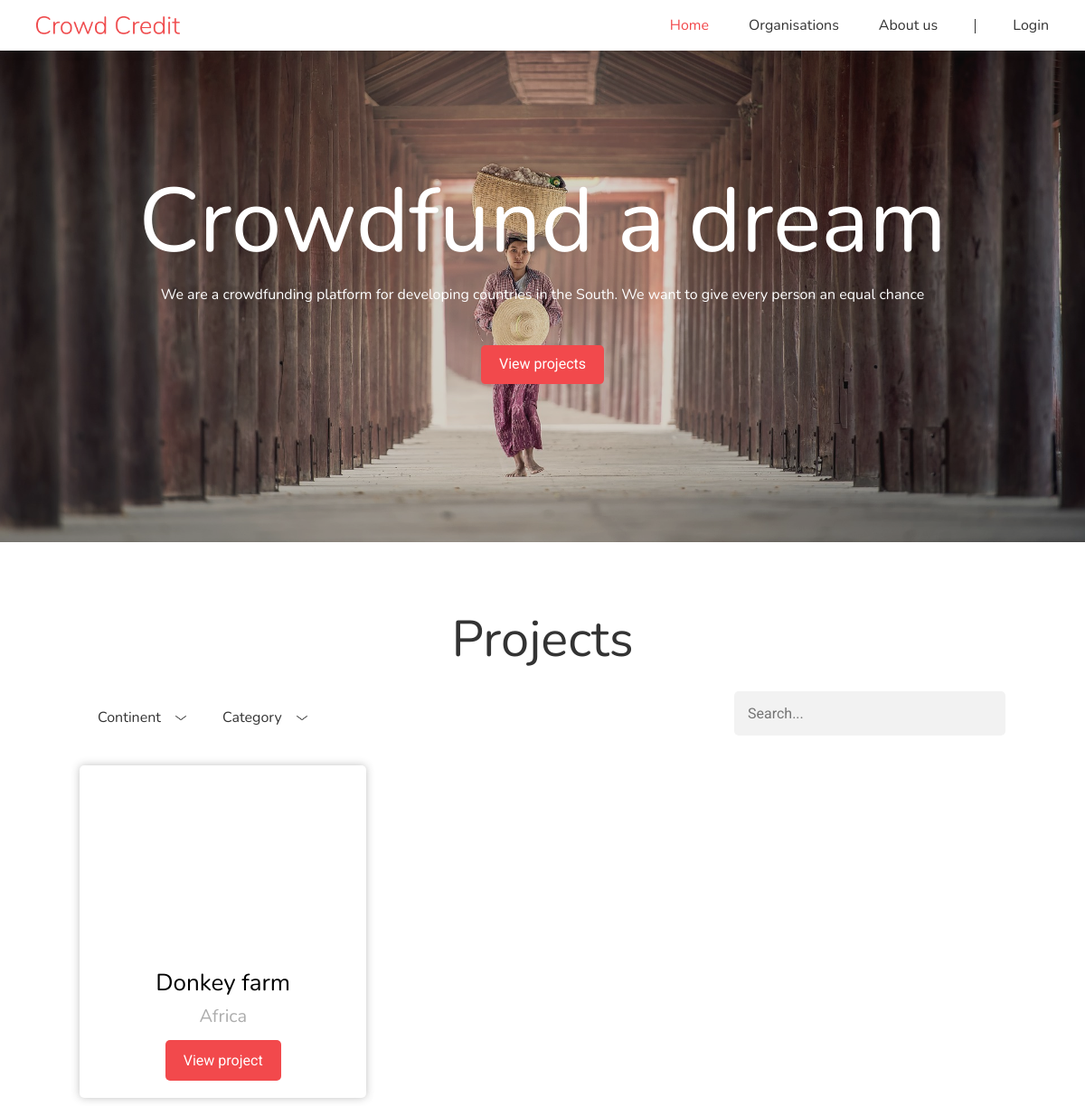
Before: / with the older database file.
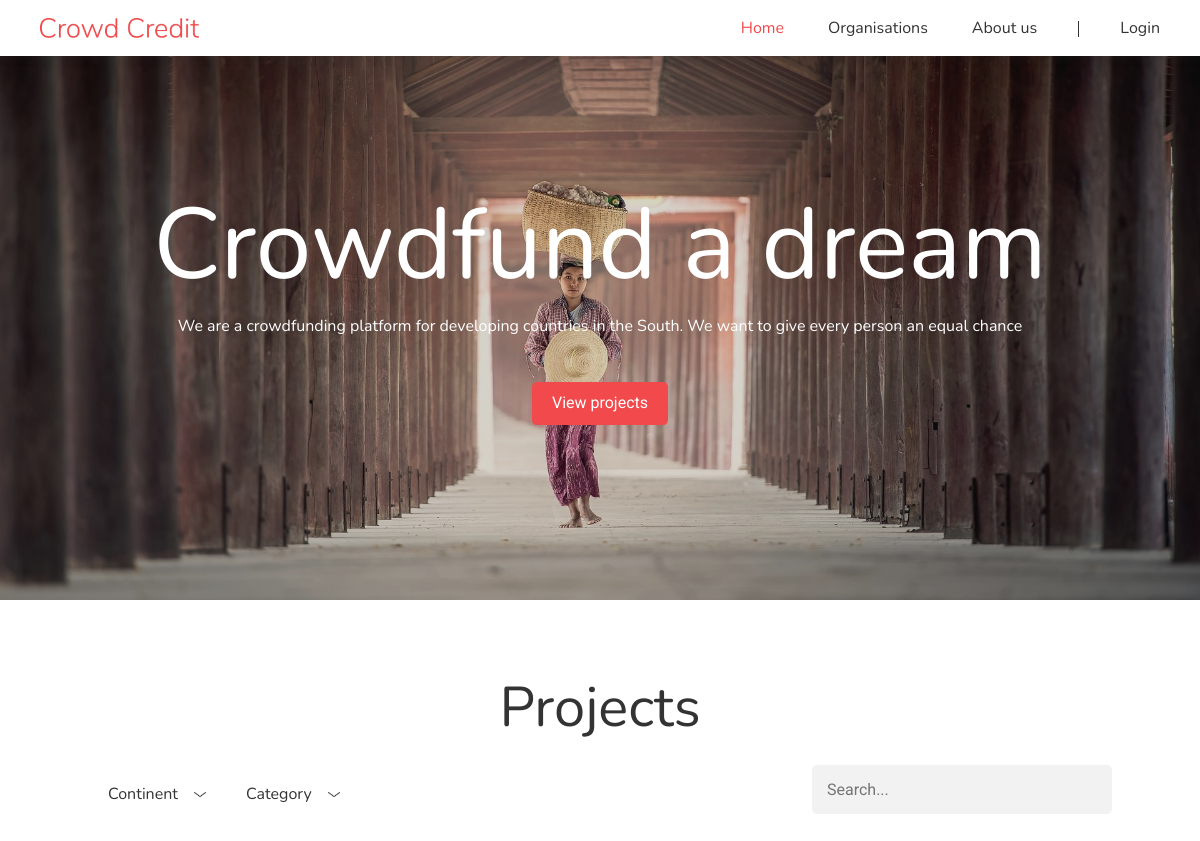
After: the same page with the newer database file.
### tables this page shows
CREATE TABLE `projects` (
  `id` int(11) NOT NULL,
  `name` varchar(255) NOT NULL,
  `locations_id` int(11) NOT NULL,
  `date_start` date NOT NULL,
  `date_end` date NOT NULL,
  `banner` varchar(255) NOT NULL,
  `description` text NOT NULL,
  `goal` float NOT NULL,
  `organisation_id` int(11) NOT NULL,
  `timestamp` datetime NOT NULL,
  `active` tinyint(1) NOT NULL
);

CREATE TABLE `locations` (
  `id` int(11) NOT NULL,
  `continent` varchar(250) NOT NULL
);

### classes/Project.class.php (called while the page is built, shortened)
<?php
  class Project{
    public function getProjects($off, $search, $continent){
      $conn = Db::getInstance();
      $statement = $conn->prepare("SELECT * FROM projects WHERE $continent active = 1 && name LIKE '%$search%' ORDER BY id ASC LIMIT 9 OFFSET $off");
      $statement->execute();
      $project = $statement->fetchAll();
      return $project;
    }
    public function getLocation($location){
      $conn = Db::getInstance();
      $statement = $conn->prepare("SELECT * FROM locations WHERE id = $location");
      $statement->execute();
      $location = $statement->fetch(PDO::FETCH_ASSOC);
      return $location;
    }
  }

### index.php (the view, shortened to what this page needs)
<?php
  $project = new Project;
  if(isset($_GET['page'])){
    $current_page = $_GET['page'];
  }else{
    $current_page = 1;
  }
  if(isset($_GET['search'])){
    $search = $_GET['search'];
  }else{
    $search = "";
  }
  if(isset($_GET['continent']) && !empty($_GET['continent'])){
    $continent = $_GET['continent'];
    $set_continent = $project->setContinent($continent);
  }else{
    $set_continent = "";
  }
?><!DOCTYPE html>
<html lang="en" dir="ltr">
  <?php require_once("inc/head.php"); ?>
  <body id="page_index">
    <?php require_once("inc/header.php"); ?>
    <section class="banner_image">
      <div class="overlay">
        <div class="info center">
          <h1>Crowdfund a dream</h1>
          <p>We are a crowdfunding platform for developing countries in the South. We want to give every person an equal chance</p>
          <a class="btn red_btn" href="#">View projects</a>
        </div>
      </div>
    </section>
    <main class="main_home">
      <h2 class="grey">Projects</h2>
      <div class="container search_filters">
        <div class="filter">
          <a href="#" class="filter_dropdown_btn" id="continent">Continent <img src="sign/arrow-grey.png" id="dropdown_arrow_continent" alt="options"></a>
        </div>
        <div class="filter">
          <a href="#" class="filter_dropdown_btn" id="category">Category <img src="sign/arrow-grey.png" id="dropdown_arrow_category" alt="options"></a>
        </div>
        <form class="search" action="#" method="post">
          <input class="search_input" type="text" name="search" placeholder="Search..." <?php if(isset($search) && !empty($search)){ echo 'value="'.$search.'"'; } ?>>
        </form>
      </div>
      <div class="container project_tiles">
        <?php
          $get_total = $current_page * 9 - 9;
        ?>
        <?php
        $get_projects = $project->getProjects($get_total, $search, $set_continent);
        foreach($get_projects as $p):
            $location = $project->getLocation($p['locations_id']);
          ?>
          <div class="project_tile">
            <figure class="project_banner" style="background: url(<?php echo $p['banner']; ?>); background-size: cover; background-position:center;"></figure>
            <article class="project_info">
              <h3><?php echo $p['name']; ?></h3>
              <h4 class="lightgrey"><?php echo $location['continent']; ?></h4>
              <a class="red_btn btn" href="project.php?project=<?php echo $p['id']; ?>">View project</a>
            </article>
          </div>
        <?php endforeach; ?>
      </div>
    </main>
  </body>
</html>

### inc/head.php (shortened to what this page needs)
<head>
    <link rel="stylesheet" href="css/styles.css">
</head>

### inc/header.php (shortened to what this page needs)
<?php
  $link = $_SERVER['PHP_SELF'];
  $link_array = explode('/', $link);
  $page = end($link_array);
?><header>
  	<img class="logo" src="sign/logo.png" alt="Crowd Credit Logo">
  <nav>
    <ul>
      <li><a <?php if($page == 'index.php'){ echo' class="red"'; } ?> href="index.php">Home</a></li>
      <li><a <?php if($page == 'organisations.php'){ echo' class="red"'; } ?> href="organisations.php">Organisations</a></li>
      <li><a <?php if($page == 'about.php'){ echo' class="red"'; } ?> href="about.php">About us</a></li>
    </ul>
    <span class="nav_line">|</span>
    <?php
      if (!isset($_SESSION['id']) && $page == 'login.php') {
          echo "<a class='red' href='login.php'>Login</a>";
      } elseif (!isset($_SESSION['id'])) {
          echo "<a href='login.php'>Login</a>";
      }
    ?>
  </nav>
</header>

### css/styles.css (style rules this page uses)
html, body, div, span, applet, object, iframe, h1, h2, h3, h4, h5, h6, p, blockquote, pre, a, abbr, acronym, address, big, cite, code, del, dfn, em, img, ins, kbd, q, s, samp, small, strike, strong, sub, sup, tt, var, b, u, i, center, dl, dt, dd, ol, ul, li, fieldset, form, label, legend, table, caption, tbody, tfoot, thead, tr, th, td, article, aside, canvas, details, embed, figure, figcaption, footer, header, hgroup, menu, nav, output, ruby, section, summary, time, mark, audio, video { margin: 0; padding: 0; border: 0; font-size: 100%; font: inherit; vertical-align: baseline; }
article, aside, details, figcaption, figure, footer, header, hgroup, menu, nav, section { display: block; }
body { line-height: 1; }
ol, ul { list-style: none; }
body { max-width: 100%; overflow-x: hidden; }
.container { width: 1024px; margin: auto; max-width: 100%; }
.btn { padding: 10px 20px; border-radius: 5px; text-decoration: none; display: inline-block; margin-top: 10px; }
.red_btn { background: #F2494C; color: #fff; }
h1, h2, h3, h4, h5, h6 { font-family: "Nunito", sans-serif; }
h1 { font-size: 100px; }
h2 { font-size: 56px; }
p, a { font-family: 'Nunito', sans-serif; font-weight: 400; }
.red_btn { background: #F2494C; font-family: "Roboto", sans-serif; color: #fff; transition: all 0.3s; -webkit-transition-property: background-color; -o-transition-property: background-color; transition-property: background-color; }
p { line-height: 1.4; margin-bottom: 20px; font-size: 16px; }
.red { color: #F2494C; }
.grey { color: #333; }
.center { position: absolute; left: 50%; top: 50%; transform: translate(-50%, -50%); }
header { background: #fff; width: 100%; margin: 0; display: flex; justify-content: space-between; align-items: center; position: fixed; top: 0; z-index: 5; box-shadow: 0px 0px 10px 0px rgba(51, 51, 51, 0.3); }
header .logo { height: 20px; margin-left: 40px; }
nav { justify-content: flex-end; padding: 20px; display: flex; align-items: center; margin-right: 20px; float: right; }
nav ul { margin-right: 20px; }
nav ul li { display: inline-block; }
nav ul li a { margin: 0 20px; color: #333; }
nav .nav_line { margin-right: 40px; }
nav a { color: #333; text-decoration: none; font-size: 16px; }
form { width: 550px; padding: 25px; text-align: center; max-width: 100%; }
form input[type="email"], form input[type="password"], form input[type="text"], form input[type="submit"], form input[type="number"], form textarea { border: none; width: 100%; border-radius: 5px; font-size: 16px; padding: 15px 15px !important; color: #333; outline: none; }
form input[type="email"], form input[type="password"], form input[type="text"], form input[type="number"], form textarea { box-sizing: border-box; margin-bottom: 10px; background: #F2F2F2; font-family: "Roboto", sans-serif; }
.banner_image { width: 100%; height: 600px; background: url("../images/banner.jpg"); background-size: cover; background-position: center; color: #fff; text-align: center; position: relative; line-height: 1.4; }
.banner_image .overlay { width: 100%; height: 100%; background: rgba(51, 51, 51, 0.2); }
.banner_image p { color: white; }
.info { width: 100%; }
.info .btn { margin-top: 25px; }
.main_home { margin-top: 80px; text-align: center; }
.main_home h2 { margin-bottom: 20px; }
.main_home .search_filters { display: flex; flex-wrap: wrap; position: relative; align-items: center; padding-top: 20px; }
.main_home .filter { display: flex; align-items: flex-start; z-index: 1; position: relative; padding: 10px 20px; }
.main_home .filter a { color: #333; text-decoration: none; }
.main_home .filter a img { width: 12px; margin-left: 12px; transform: translateY(-2px); }
.main_home .search { padding: 0; width: 100%; display: flex; justify-content: flex-end; position: absolute; }
.main_home .search input { width: 300px; }
.project_tiles { display: flex; justify-content: flex-start; flex-wrap: wrap; min-height: 600px; }
h3 { font-size: 26px; }
h4 { font-size: 20px; }
.lightgrey { color: #F2F2F2; }
.lightgrey { color: #ADADAD; }
.project_tiles .project_tile { width: 31%; border-radius: 5px; overflow: hidden; -webkit-box-shadow: 0px 0px 10px 0px rgba(51, 51, 51, 0.3); -moz-box-shadow: 0px 0px 10px 0px rgba(51, 51, 51, 0.3); box-shadow: 0px 0px 10px 0px rgba(51, 51, 51, 0.3); text-align: center; line-height: 1.6; margin-top: 35px; max-height: 368px; }
.project_tiles .project_banner { width: 100%; height: 200px; }
.project_tiles .project_info { padding: 20px 0; }

Changed rows visible on the page:
removed projects: name "Donkey farm", locations.continent "Africa"
